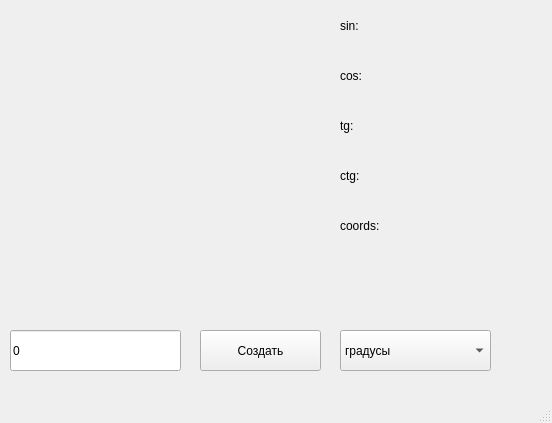
<?xml version="1.0" encoding="UTF-8"?>
<ui version="4.0">
 <class>MainWindow</class>
 <widget class="QMainWindow" name="MainWindow">
  <property name="geometry">
   <rect>
    <x>0</x>
    <y>0</y>
    <width>552</width>
    <height>423</height>
   </rect>
  </property>
  <property name="windowTitle">
   <string>MainWindow</string>
  </property>
  <widget class="QWidget" name="centralwidget">
   <widget class="QLabel" name="label">
    <property name="geometry">
     <rect>
      <x>10</x>
      <y>10</y>
      <width>301</width>
      <height>301</height>
     </rect>
    </property>
    <property name="text">
     <string/>
    </property>
   </widget>
   <widget class="QLabel" name="label_2">
    <property name="geometry">
     <rect>
      <x>340</x>
      <y>10</y>
      <width>161</width>
      <height>31</height>
     </rect>
    </property>
    <property name="text">
     <string>sin:</string>
    </property>
   </widget>
   <widget class="QLabel" name="label_3">
    <property name="geometry">
     <rect>
      <x>340</x>
      <y>60</y>
      <width>161</width>
      <height>31</height>
     </rect>
    </property>
    <property name="text">
     <string>cos:</string>
    </property>
   </widget>
   <widget class="QLabel" name="label_4">
    <property name="geometry">
     <rect>
      <x>340</x>
      <y>110</y>
      <width>161</width>
      <height>31</height>
     </rect>
    </property>
    <property name="text">
     <string>tg:</string>
    </property>
   </widget>
   <widget class="QLabel" name="label_5">
    <property name="geometry">
     <rect>
      <x>340</x>
      <y>160</y>
      <width>161</width>
      <height>31</height>
     </rect>
    </property>
    <property name="text">
     <string>ctg:</string>
    </property>
   </widget>
   <widget class="QLabel" name="label_6">
    <property name="geometry">
     <rect>
      <x>340</x>
      <y>210</y>
      <width>201</width>
      <height>31</height>
     </rect>
    </property>
    <property name="text">
     <string>coords:</string>
    </property>
   </widget>
   <widget class="QComboBox" name="comboBox">
    <property name="geometry">
     <rect>
      <x>340</x>
      <y>330</y>
      <width>151</width>
      <height>41</height>
     </rect>
    </property>
    <item>
     <property name="text">
      <string>градусы</string>
     </property>
    </item>
    <item>
     <property name="text">
      <string>радианы</string>
     </property>
    </item>
   </widget>
   <widget class="QLineEdit" name="lineEdit">
    <property name="geometry">
     <rect>
      <x>10</x>
      <y>330</y>
      <width>171</width>
      <height>41</height>
     </rect>
    </property>
    <property name="text">
     <string>0</string>
    </property>
   </widget>
   <widget class="QPushButton" name="pushButton">
    <property name="geometry">
     <rect>
      <x>200</x>
      <y>330</y>
      <width>121</width>
      <height>41</height>
     </rect>
    </property>
    <property name="text">
     <string>Создать</string>
    </property>
   </widget>
   <widget class="QLabel" name="label_7">
    <property name="geometry">
     <rect>
      <x>10</x>
      <y>10</y>
      <width>301</width>
      <height>301</height>
     </rect>
    </property>
    <property name="text">
     <string/>
    </property>
   </widget>
  </widget>
  <widget class="QMenuBar" name="menubar">
   <property name="geometry">
    <rect>
     <x>0</x>
     <y>0</y>
     <width>552</width>
     <height>22</height>
    </rect>
   </property>
  </widget>
  <widget class="QStatusBar" name="statusbar"/>
 </widget>
 <resources/>
 <connections/>
</ui>
